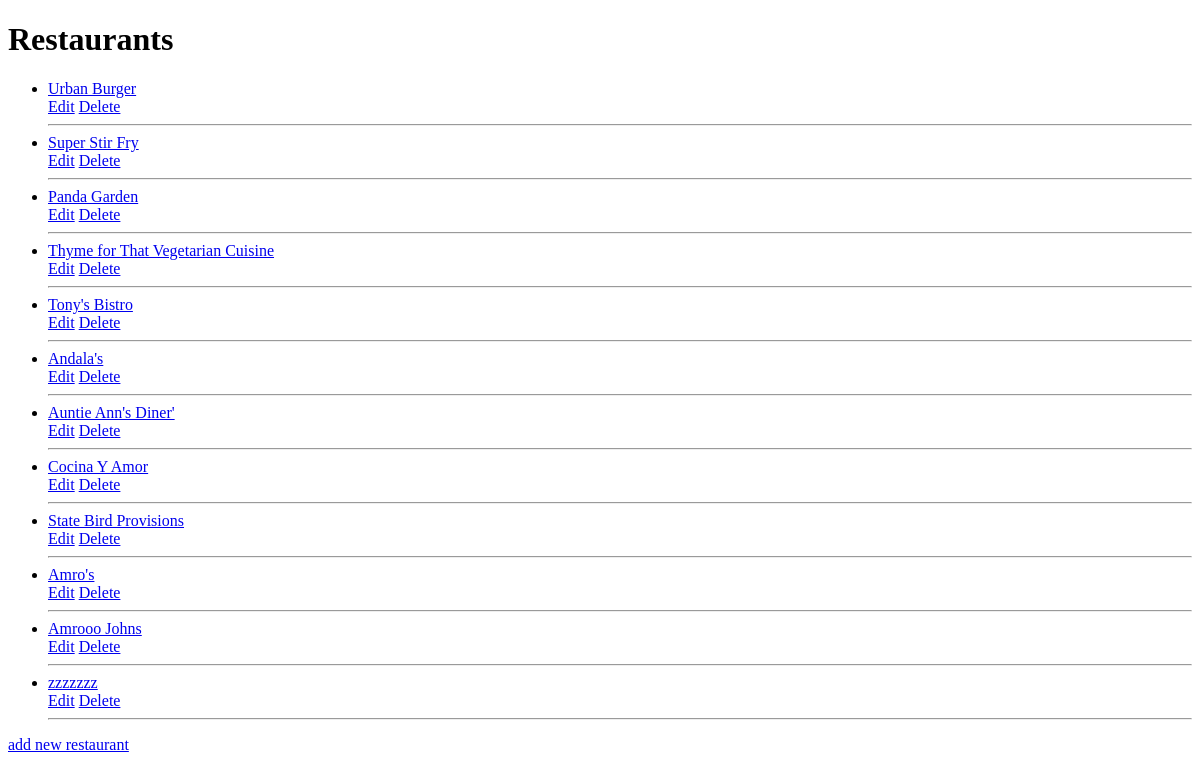
/restaurants/, run on an earlier commit of the app's database.
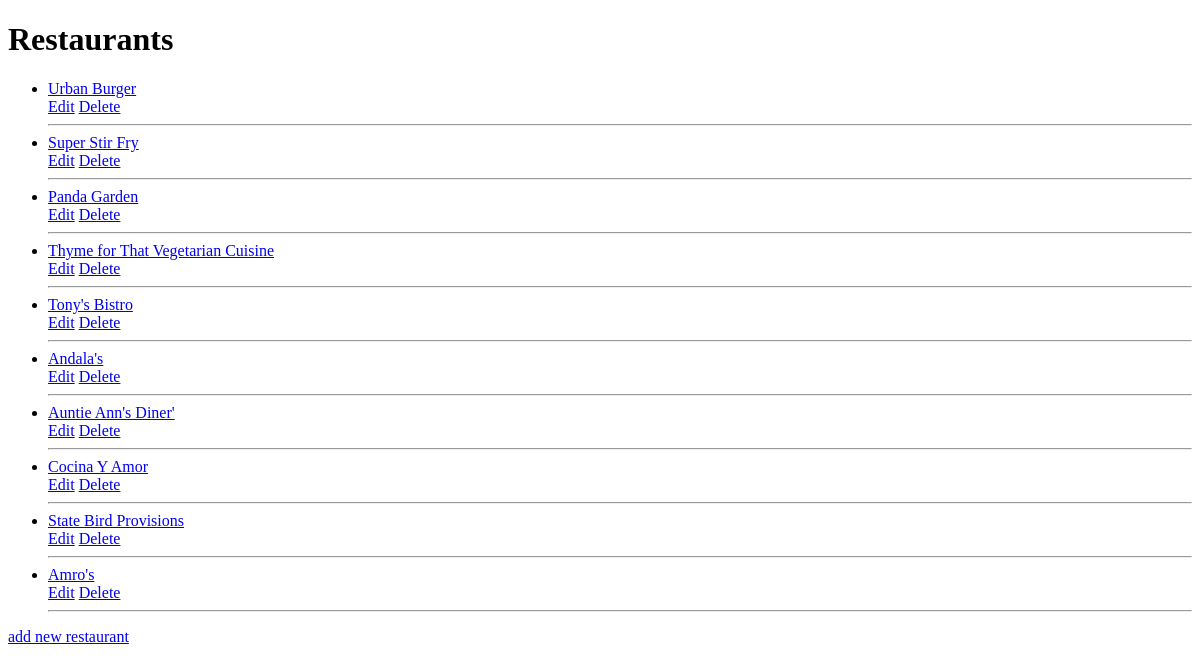
And on a later commit of the database.
### database/db_setup.py (models this page shows)
class Restaurant(Base):
	__tablename__ = 'restaurant'
	id = Column(Integer, primary_key = True)
	name = Column(String(80), nullable = False)
	menu_items = relationship("MenuItem")

### flask_server/flask_server.py (the view)
@app.route('/')
@app.route('/restaurants/')
def index():
    restaurants_list = session.query(Restaurant).all()
    return render_template('index.html', restaurants_list=restaurants_list)

### flask_server/templates/index.html (shortened to what this page needs)
<!DOCTYPE html>
<html lang="en">
<head>
</head>
<body>
  <h1>Restaurants</h1>
  <ul>
    {% for restaurant in restaurants_list %}
    <li>
      <a href="{{ url_for('restaurant_menu', restaurant_id=restaurant.id) }}">{{ restaurant.name }}</a>
      <br>
      <a href="{{ url_for('edit_restaurant', restaurant_id=restaurant.id) }}">Edit</a>
      <a href="{{ url_for('delete_restaurant', restaurant_id=restaurant.id) }}">Delete</a>
      <hr>
    </li>
    {% endfor %}
  </ul>
  <a href="{{ url_for('add_restaurant') }}">add new restaurant</a>
</body>
</html>

What changed in the data, as far as the page shows it:
removed Restaurant: name "Amrooo Johns"
removed Restaurant: name "zzzzzzz"
